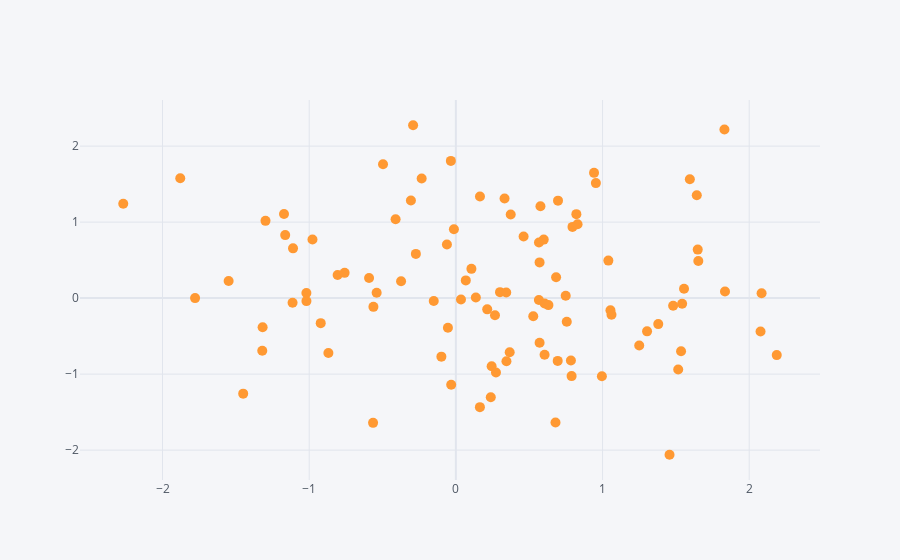

Notebook code cell kept with this figure:
### Code cell
df.iplot(kind='scatter',x='A',y='B',mode='markers',size=10)
# mode is used to specifically show the markers.
